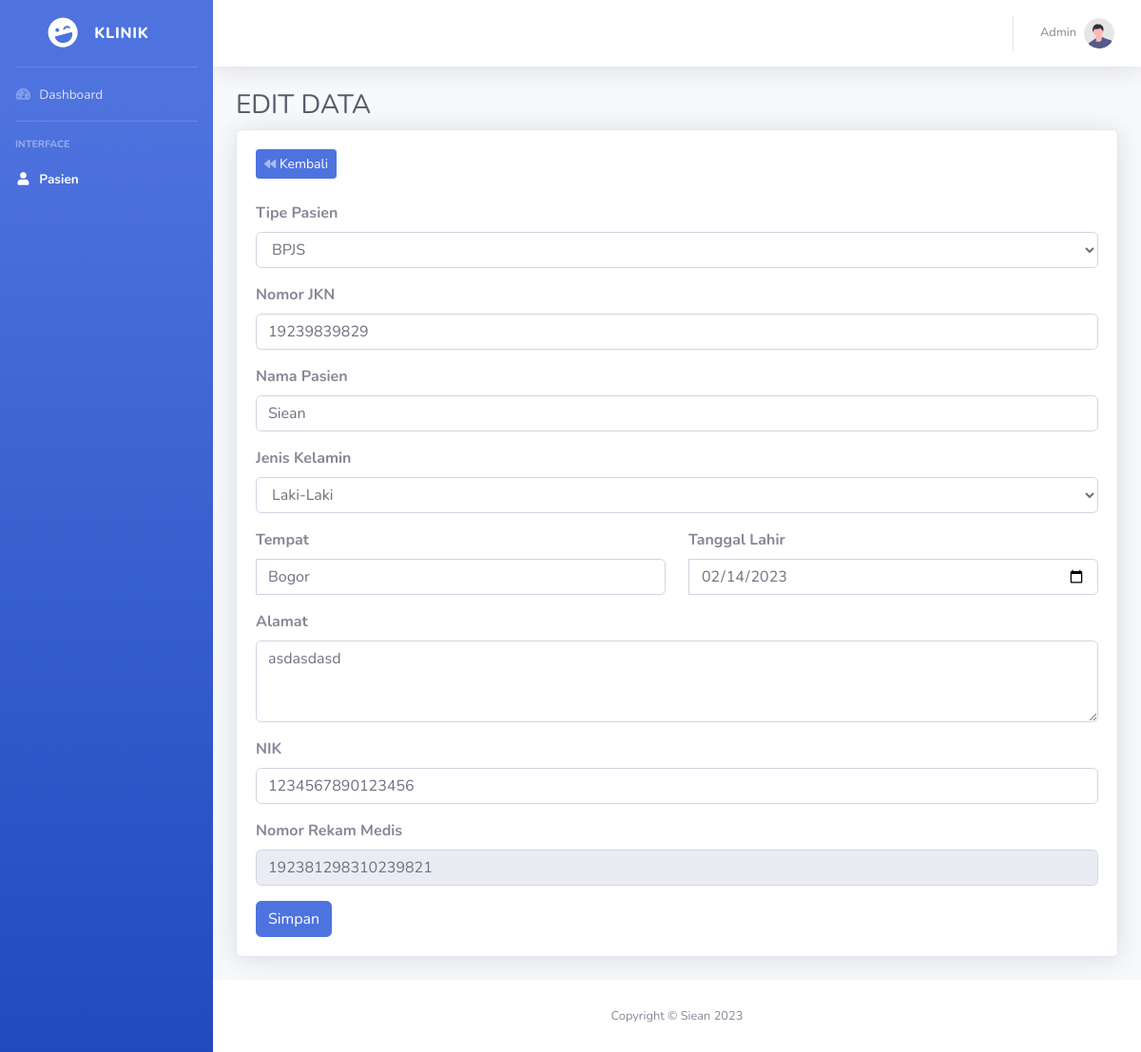
The page /admin/edit_data.php?id=9 (signed in) on the database its author committed.
### tables this page shows
CREATE TABLE IF NOT EXISTS `pasien` (
  `id_pasien` int(255) NOT NULL AUTO_INCREMENT,
  `tipe_pasien` varchar(255) NOT NULL,
  `nama` varchar(255) DEFAULT NULL,
  `jenis_kelamin` varchar(255) DEFAULT NULL,
  `tempat` varchar(255) DEFAULT NULL,
  `tanggal_lahir` date NOT NULL,
  `alamat` text DEFAULT NULL,
  `nik` bigint(20) DEFAULT NULL,
  `nomor_rm` bigint(20) DEFAULT NULL,
  `nomor_jkn` bigint(20) DEFAULT NULL,
  PRIMARY KEY (`id_pasien`)
);

### admin/edit_data.php (the view, shortened to what this page needs)
                <?php include '../header.php'; ?>
                <div class="container-fluid">
                    <h1 class="h3 mb-2 text-gray-800">EDIT DATA</h1>
                    <?php
                        include_once('../config.php');
                        $id = $_GET['id'];
                        $result = mysqli_query($conn,"SELECT * FROM pasien WHERE id_pasien = $id");
                        while($data_pasien = mysqli_fetch_array($result)){
                            $tipe_pasien = $data_pasien['tipe_pasien'];
                            $nama = $data_pasien['nama'];
                            $jenis_kelamin = $data_pasien['jenis_kelamin'];
                            $tempat = $data_pasien['tempat'];
                            $tanggal_lahir = $data_pasien['tanggal_lahir'];
                            $alamat = $data_pasien['alamat'];
                            $nik = $data_pasien['nik'];
                            $nomor_rm = $data_pasien['nomor_rm'];
                            $nomor_jkn = $data_pasien['nomor_jkn'];
                        }
                    ?>
                    <div class="card shadow mb-4">
                        <div class="card-body">
                            <div class="table-responsive">
                            <div class="text-left mb-4">
                                        <a href='tables.php' class="d-none d-sm-inline-block btn btn-sm btn-primary"><i
                                            class="fas fa-backward fa-sm text-white-50"></i> Kembali</a>
                                    </div>
                            <form method="post" action="edit_pasien.php?id=<?=$id; ?>">
                            <div class="form-group">
                                    <label for="exampleInputEmail1"><b>Tipe Pasien</b></label>
                                    <select class="form-control" name="tipe_pasien" onchange="myFunction(this)">
                                        <option value="b" id="bpjs"  <?php if($tipe_pasien=='b'){echo'selected';}else{} ?>>BPJS</option>
                                    </select>
                                </div>
                                <div class="form-group" id="jkn">
                                    <label for="exampleInputEmail1"><b>Nomor JKN</b></label>
                                    <input type="number" class="form-control" id="exampleInputEmail1" aria-describedby="emailHelp" placeholder="Masukkan JKN" onkeypress="return hanyaAngka(event)" name="nomor_jkn" value="<?= $nomor_jkn;?>">
                                </div>
                                <div class="form-group">
                                    <label for="exampleInputEmail1"><b>Nama Pasien</b></label>
                                    <input type="text" class="form-control" id="exampleInputEmail1" aria-describedby="emailHelp" placeholder="Masukkan Nama Pasien" name="nama" value="<?= $nama;?>" required>
                                </div>
                                <div class="form-group">
                                    <label for="exampleInputEmail1"><b>Jenis Kelamin</b></label>
                                    <select class="form-control" name="jenis_kelamin" required>
                                        <option value="L" <?php if($jenis_kelamin=='L'){echo'selected';}else{} ?>>Laki-Laki</option>
                                    </select>
                                </div>
                                <div class="row">
                                    <div class="col">
                                        <div class="input-group mb-3">
                                            <label for="exampleInputEmail1" class="input-group"><b>Tempat</b></label>
                                            <input type="text" class="form-control" name="tempat" value="<?= $tempat;?>" required>
                                        </div>
                                    </div>
                                    <div class="col">
                                    <div class="input-group mb-3">
                                            <label for="exampleInputEmail1" class="input-group"><b>Tanggal Lahir</b></label>
                                            <input type="date" class="form-control" name="tanggal_lahir" value="<?= $tanggal_lahir;?>" required>
                                        </div>
                                    </div>
                                </div>
                                <div class="mb-3">
                                    <label for="exampleFormControlTextarea1" class="input-group"><b>Alamat</b></label>
                                    <textarea class="form-control" id="exampleFormControlTextarea1" rows="3" name="alamat" required><?= $alamat;?></textarea>
                                </div>
                                <div class="form-group">
                                    <label for="exampleInputEmail1"><b>NIK</b></label>
                                    <input type="number" class="form-control" id="exampleInputEmail1" aria-describedby="emailHelp" placeholder="Masukkan NIK" name="nik" value="<?= $nik;?>" onkeypress="return hanyaAngka(event)" required>
                                </div>
                                <div class="form-group">
                                    <label for="exampleInputEmail1"><b>Nomor Rekam Medis</b></label>
                                    <input type="text" class="form-control" aria-describedby="emailHelp" placeholder="Masukkan Nomor Rekam Medis" id="nomor_rm" name="nomor_rm" value="<?= $nomor_rm;?>" readonly>
                                </div>
                                <button type="submit" class="btn btn-primary">Simpan</button>
                            </form>
                        </div>
                    </div>
                </div>
            </div>
            <footer class="sticky-footer bg-white">
                <div class="container my-auto">
                    <div class="copyright text-center my-auto">
                        <span>Copyright &copy; Siean 2023</span>
                    </div>
                </div>
            </footer>
        </div>
    </div>
</body>
</html>

### rows shown on the page
pasien: tipe_pasien "BPJS", nomor_jkn "19239839829", nama "Siean", jenis_kelamin "Laki-Laki", tempat "Bogor", tanggal_lahir "02/14/2023", alamat "asdasdasd", nik "1234567890123456", nomor_rm "192381298310239821"
